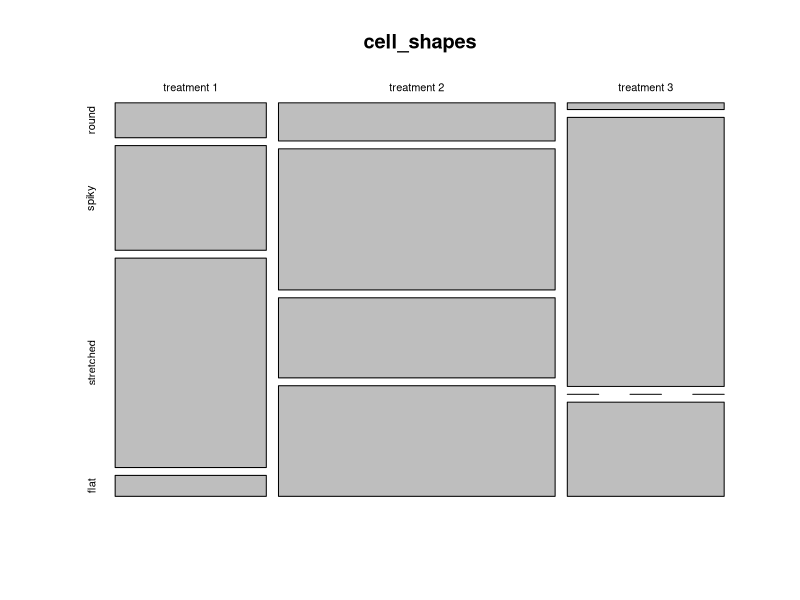
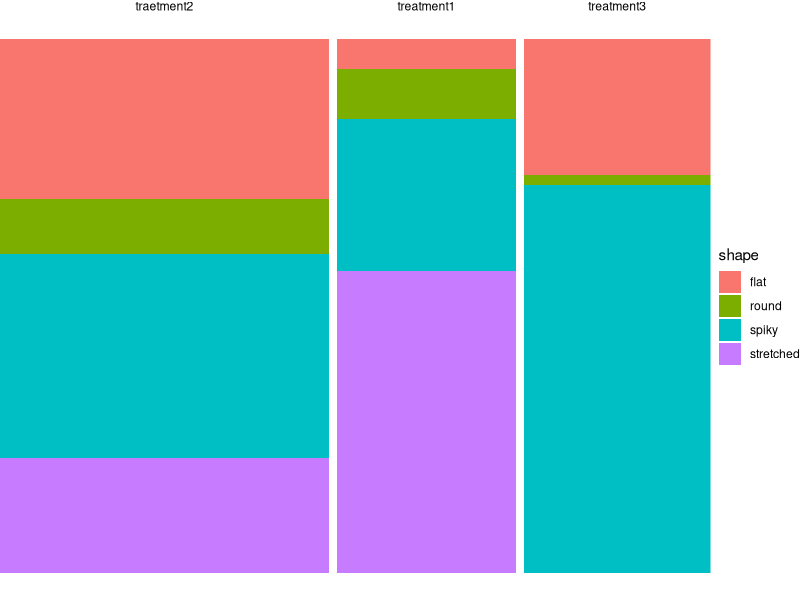

Write the R code that produced these figures, in order.
## ---- chunk 1
mytable <- rbind(c(4,96), c(10,90))
rownames(mytable) <- c("not exposed","exposed")
colnames(mytable) <- c("diseased", "healthy")
library(tidyverse)
## ---- chunk 2
mytable <- rbind(c(5,15,30,3), c(10,37,21,29), c(1,40,0,14))
rownames(mytable) <- c("treatment 1","treatment 2", "treatment 3")
colnames(mytable) <- c("round", "spiky", "stretched", "flat")
knitr::kable(mytable, align="cccc")
## ---- chunk 3
cell_shapes <- rbind(c(5,15,30,3), c(10,37,21,29), c(1,40,0,14))
rownames(cell_shapes) <- c("treatment 1","treatment 2", "treatment 3")
colnames(cell_shapes) <- c("round", "spiky", "stretched", "flat")

mosaicplot(cell_shapes)
## ---- chunk 4
tidy_shapes <- data.frame(cell_shapes, treatment=c("treatment1", "traetment2","treatment3")) %>% 
  pivot_longer(cols = 1:4,
               names_to = "shape",
               values_to = "count")

tidy_shapes
## ---- chunk 5
tidy_shapes %>% 
  group_by(treatment) %>% 
  mutate(sumcount = sum(count)) %>% 
  ggplot(aes(x=treatment, y = count, fill=shape, width=sumcount)) + 
  geom_bar(stat="identity", position = "fill") +
  facet_grid(~treatment, scales = "free_x", space = "free_x")+
  theme_void() 
## ---- chunk 6
shapes_subset <- cell_shapes[2:3,c(1,4)]
shapes_subset
## ---- chunk 7
(10/29)/(1/14)
## ---- chunk 8
round <- cell_shapes[2:3,1,drop=FALSE]
others <- cell_shapes[2:3,2:4,drop=FALSE] %>% rowSums

shapes_summary <- cbind(round,others)
shapes_summary
## ---- chunk 9
(10/(10+87)) / (1/(1+54))
## ---- chunk 10
chisq.test(cell_shapes)
## ---- chunk 11
fisher.test(shapes_summary)
## ---- chunk 12
table1 <- rbind(c(16, 39), c(21,42))
colnames(table1) <- c("round","other")
rownames(table1) <- c("ctrl", "trt")
knitr::kable(table1, align="cccc")
## ---- chunk 13
table1 <- rbind(c(16, 39), c(21,42))
colnames(table1) <- c("round","other")
rownames(table1) <- c("ctrl", "trt")
table2 <- rbind(c(35, 89), c(51,99))
colnames(table2) <- c("round","other")
rownames(table2) <- c("ctrl", "trt")

knitr::kable(table1, align="cc", caption="replicate 1")
knitr::kable(table2, align="cc", caption="replicate 2")

## ---- chunk 14
rep1 <- rbind(c(16, 39), c(21,42))
rep2 <- rbind(c(35, 89), c(51,99))

table3d <- array(c(rep1, rep2), dim = c(2,2,2))
table3d
## ---- chunk 15
rowSums(table3d, dims=2)
